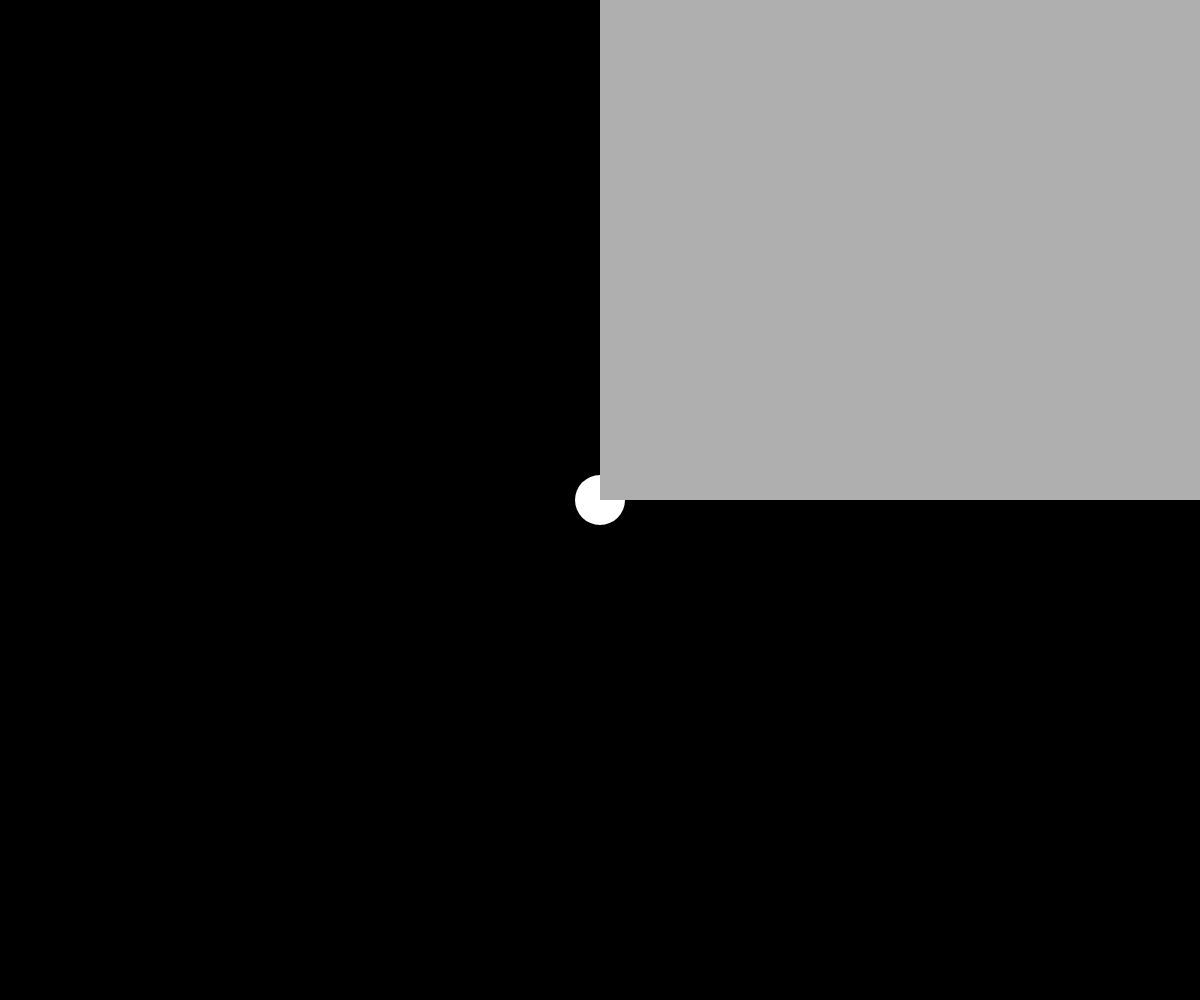
Frame 1 (no input)
Frame 60 (no input): identical to frame 1, image omitted
Frame 120 (the mouse pressed at the canvas centre since frame 60): identical to frame 1, image omitted

The p5.js sketch that drew this single still picture (run headless with seeded random() and noise() and a simulated clock; from frame 60 on, the mouse is pressed at the canvas centre):

// p5.js sketch
// ── sketch.js
function setup() {
	// draws the canvas to the width and hieght of the browser
	createCanvas(windowWidth, windowHeight);
	
	//canvas background is black 
	background(0);
	
	//the ellipse will be white with no stroke line.
	noStroke();
	fill(255);
	//creates an ellipse at the center of the screen
	// 50,50 is the width and height of the circle making the diameter 100 pixels
	ellipse(windowWidth/2, windowHeight/2, 50,50);
	
	//rectangle has no stroke line and will be a shade of grey
	noStroke();
	fill(175);
	//rectangle takes points windowWidth/2 and 0 to be
	//placed in the top middle of the screen
	//it then takes windowWitdh/2 and WindowHiegt/2 to represent
	//the width and height of the rectangle which takes up a 1/4th of the screen 
	rect(windowWidth/2,0,windowWidth/2,windowHeight/2);

}

function draw() {
	
}
